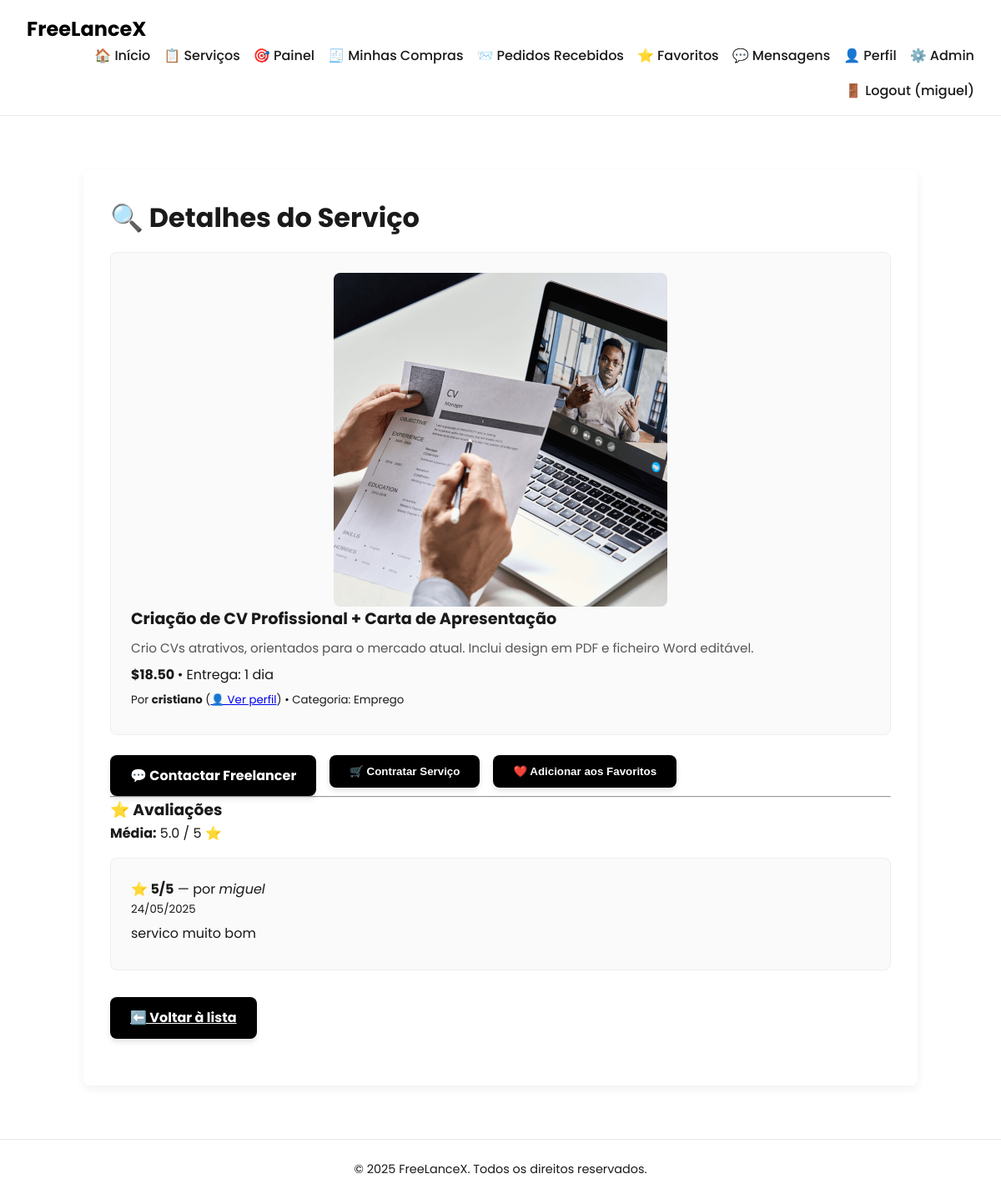
Page /pages/service_detail.php?id=9 (signed in) on the committed database.
### tables this page shows
CREATE TABLE services (
    id INTEGER PRIMARY KEY AUTOINCREMENT,
    freelancer_id INTEGER NOT NULL,
    title TEXT NOT NULL,
    description TEXT,
    price REAL NOT NULL,
    delivery_time TEXT NOT NULL,
    category TEXT, 
    media_path TEXT,
    is_promoted INTEGER DEFAULT 0, currency TEXT DEFAULT 'USD', status TEXT DEFAULT 'pendente',
    FOREIGN KEY(freelancer_id) REFERENCES users(id)
);

CREATE TABLE users (
    id INTEGER PRIMARY KEY AUTOINCREMENT,
    username TEXT NOT NULL UNIQUE,
    email TEXT NOT NULL UNIQUE,
    password_hash TEXT NOT NULL,
    is_admin INTEGER DEFAULT 0
);

CREATE TABLE reviews (
    id INTEGER PRIMARY KEY AUTOINCREMENT,
    transaction_id INTEGER,
    rating INTEGER CHECK(rating BETWEEN 1 AND 5),
    comment TEXT,
    FOREIGN KEY(transaction_id) REFERENCES transactions(id)
);

CREATE TABLE transactions (
    id INTEGER PRIMARY KEY AUTOINCREMENT,
    client_id INTEGER NOT NULL,
    service_id INTEGER NOT NULL,
    status TEXT DEFAULT 'pending',
    created_at TEXT DEFAULT CURRENT_TIMESTAMP,
    completed_at TEXT, amount REAL, currency TEXT DEFAULT 'USD',
    FOREIGN KEY(client_id) REFERENCES users(id),
    FOREIGN KEY(service_id) REFERENCES services(id)
);

### pages/service_detail.php (the view, shortened to what this page needs)
<?php
require_once '../includes/db.php';
require_once '../includes/head.php';
require_once '../includes/header.php';
$id = (int) $_GET['id'];
$stmt = $db->prepare("SELECT s.*, u.username, u.id AS freelancer_id FROM services s JOIN users u ON s.freelancer_id = u.id WHERE s.id = :id");
$stmt->execute([':id' => $id]);
$service = $stmt->fetch(PDO::FETCH_ASSOC);
function getCurrencySymbol($currency) {
    return match (strtoupper($currency)) {
        'USD' => '$',
        'EUR' => '€',
        'GBP' => '£',
        'BRL' => 'R$',
        'JPY' => '¥',
        default => $currency
    };
}
$isFavorite = false;
if (isset($_SESSION['user_id'])) {
    $checkFav = $db->prepare("SELECT 1 FROM favorites WHERE user_id = :uid AND service_id = :sid");
    $checkFav->execute([
        ':uid' => $_SESSION['user_id'],
        ':sid' => $service['id']
    ]);
    $isFavorite = $checkFav->fetchColumn();
}
?>
<main class="dashboard-container">
    <h2>🔍 Detalhes do Serviço</h2>
    <div class="service-item">
        <?php
        $imgPath = '../' . $service['media_path'];
        if (!empty($service['media_path']) && file_exists($imgPath)): ?>
            <img src="/<?= htmlspecialchars($service['media_path']) ?>" alt="Imagem do serviço" class="service-image">
        <?php endif; ?>
        <h4><?= htmlspecialchars($service['title']) ?></h4>
        <p class="description"><?= nl2br(htmlspecialchars($service['description'])) ?></p>
        <p>
            <strong>
                <?= getCurrencySymbol($service['currency'] ?? '') . number_format($service['price'], 2) ?>
            </strong>
            • Entrega: <?= htmlspecialchars($service['delivery_time']) ?>
        </p>
        <p><small>
            Por <strong><?= htmlspecialchars($service['username']) ?></strong>
            (<a href="public_profile.php?id=<?= $service['freelancer_id'] ?>">👤 Ver perfil</a>)
            • Categoria: <?= htmlspecialchars($service['category'] ?? '—') ?>
        </small></p>
    </div>
    <?php if (isset($_SESSION['user_id']) && $_SESSION['user_id'] != $service['freelancer_id']): ?>
        <div class="service-actions">
            <a href="contact_freelancer.php?to=<?= $service['freelancer_id'] ?>&service=<?= $service['id'] ?>" class="primary-btn">💬 Contactar Freelancer</a>
            <form action="hire_service.php" method="post" class="inline-form">
                <button type="submit" class="primary-btn">🛒 Contratar Serviço</button>
            </form>
            <form action="toggle_favorite.php" method="post" class="inline-form">
                <button type="submit" class="primary-btn">
                    <?= $isFavorite ? '💔 Remover dos Favoritos' : '❤️ Adicionar aos Favoritos' ?>
                </button>
            </form>
        </div>
    <?php endif; ?>
    <hr>
    <h3>⭐ Avaliações</h3>
    <?php
    $stmt = $db->prepare("
        SELECT r.rating, r.comment, t.completed_at, u.username
        FROM reviews r
        JOIN transactions t ON r.transaction_id = t.id
        JOIN users u ON t.client_id = u.id
        WHERE t.service_id = :sid
    ");
    $stmt->execute([':sid' => $service['id']]);
    $reviews = $stmt->fetchAll(PDO::FETCH_ASSOC);
    $media = count($reviews) ? array_sum(array_column($reviews, 'rating')) / count($reviews) : null;
    ?>
    <?php if ($media !== null): ?>
        <p><strong>Média:</strong> <?= number_format($media, 1) ?> / 5 ⭐</p>
    <?php else: ?>
        <p>Este serviço ainda não tem avaliações.</p>
    <?php endif; ?>
    <?php if (count($reviews) > 0): ?>
        <ul class="service-list">
            <?php foreach ($reviews as $r): ?>
                <li class="service-item">
                    <strong>⭐ <?= $r['rating'] ?>/5</strong> — por <em><?= htmlspecialchars($r['username']) ?></em><br>
                    <small><?= date('d/m/Y', strtotime($r['completed_at'])) ?></small>
                    <?php if (!empty($r['comment'])): ?>
                        <p><?= nl2br(htmlspecialchars($r['comment'])) ?></p>
                    <?php endif; ?>
                </li>
            <?php endforeach; ?>
        </ul>
    <?php endif; ?>
    <div class="dashboard-actions">
        <a href="services.php" class="primary-btn">⬅️ Voltar à lista</a>
    </div>
</main>
<?php include '../includes/footer.php'; ?>

### css/style.css (style rules this page uses)
* { margin: 0; padding: 0; box-sizing: border-box; }
main { max-width: 1000px; margin: 4rem auto 2rem auto; padding: 2rem; }
.primary-btn { background: var(--primary); color: #fff; padding: 12px 24px; border-radius: var(--radius); font-weight: bold; border: none; cursor: pointer; transition: var(--transition); box-shadow: 0 4px 6px rgba(0,0,0,0.1); }
.dashboard-container { max-width: 1000px; margin: 4rem auto; padding: 2rem; background: #fff; border-radius: var(--radius); box-shadow: 0 4px 12px rgba(0, 0, 0, 0.06); }
.dashboard-container h2 { font-size: 2rem; margin-bottom: 1rem; }
.dashboard-actions { display: flex; flex-wrap: wrap; gap: 1rem; margin: 1.5rem 0; }
.service-list { list-style: none; padding: 0; }
.service-item { padding: 1.5rem; border: 1px solid #eee; border-radius: var(--radius); margin-bottom: 1.5rem; background: #fafafa; }
.service-item h4 { font-size: 1.2rem; margin-bottom: 0.5rem; }
.service-item p { margin: 0.4rem 0; }
.service-item .description { font-size: 0.95rem; color: #555; }
.service-image { max-width: 100%; border-radius: var(--radius); margin-bottom: 1rem; }
.service-actions { margin-top: 1rem; display: flex; gap: 1rem; flex-wrap: wrap; }
.inline-form { display: inline; }
.stats-list, .service-list { list-style: none; padding-left: 0; margin-top: 1rem; }
.service-list li { margin-bottom: 0.75rem; }
.service-actions { display: flex; gap: 1rem; flex-wrap: wrap; margin-top: 1.5rem; }
.service-actions a.primary-btn, .service-actions .inline-form button.primary-btn { display: inline-block; background: var(--primary); color: #fff; padding: 12px 24px; border-radius: var(--radius); font-weight: bold; border: none; cursor: pointer; transition: var(--transition); text-decoration: none; box-shadow: 0 4px 6px rgba(0, 0, 0, 0.1); }
.service-actions .inline-form { display: inline; margin: 0; }
.dashboard-actions { margin-top: 2rem; display: flex; gap: 1rem; }
.service-image { max-width: 400px; height: auto; display: block; margin: 0 auto; border-radius: 8px; }

### rows in the picture
services: media_path (picture), title "Criação de CV Profissional + Carta de Apresentação", description "Crio CVs atrativos, orientados para o mercado atual. Inclui design em PDF e ficheiro Word editável.", currency "$", price "18.50", delivery_time "1 dia", freelancer.username "cristiano", category "Emprego"
reviews: rating "5", users.username "miguel", transaction.completed_at "24/05/2025", comment "servico muito bom"

### other values in the picture
$_SESSION['username'] "miguel"
$media "5.0"
